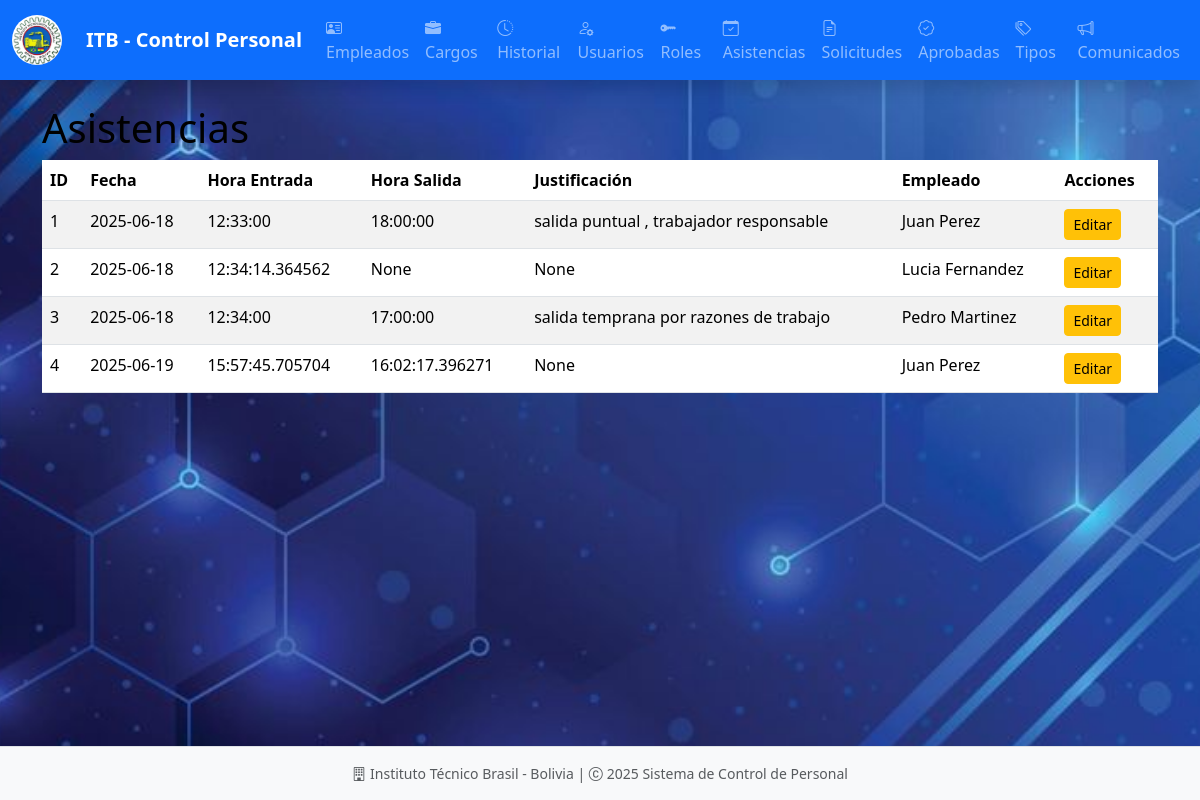
The page /asistencias/ on the database as committed earlier.
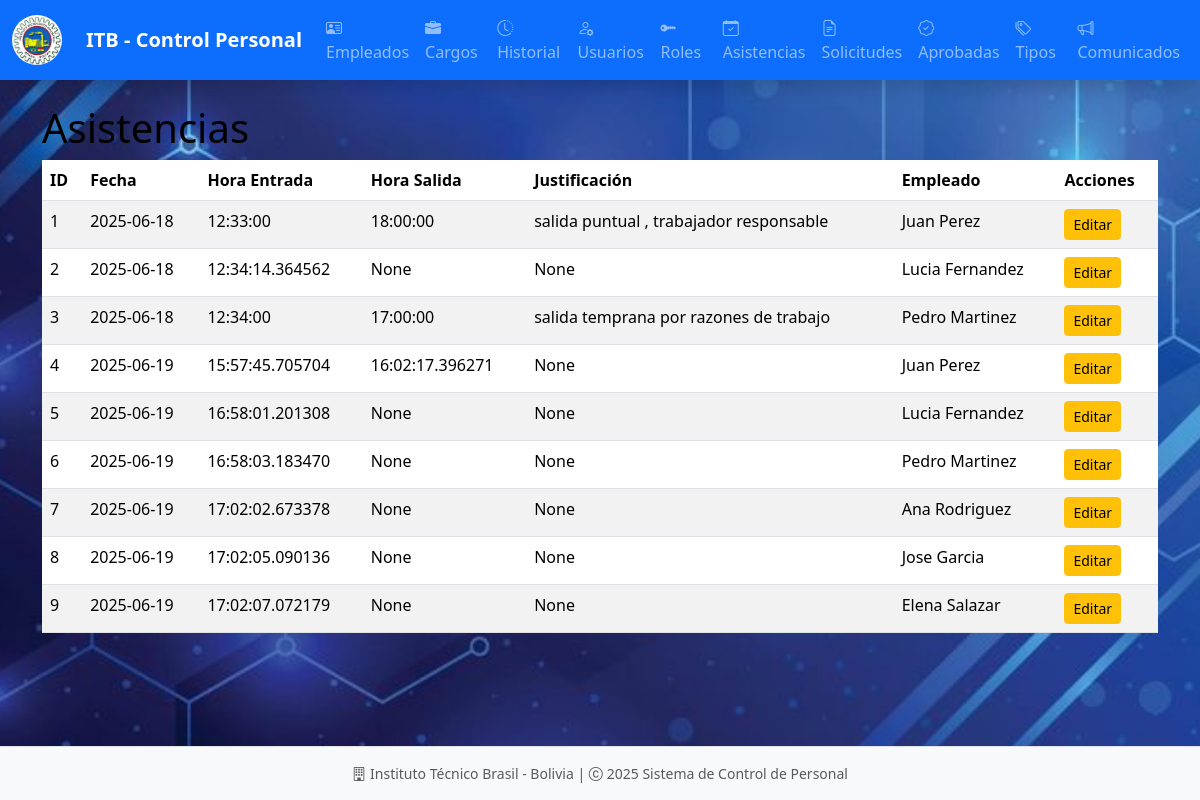
The same page on the database as committed later.
### models/asistencia_model.py (models this page shows, shortened)
class Asistencia(db.Model):
    __tablename__ = "asistencias"
    id = db.Column(db.Integer, primary_key=True)
    fecha = db.Column(db.Date, nullable=False, default=date.today)
    hora_entrada = db.Column(db.Time)
    hora_salida = db.Column(db.Time)
    justificacion = db.Column(db.Text)
    empleado_id = db.Column(db.Integer, db.ForeignKey('empleados.id'), nullable=False)
    empleado = db.relationship('Empleado', back_populates='asistencias')
    @staticmethod
    def get_all():
        return Asistencia.query.all()

### models/empleado_model.py (models this page shows, shortened)
class Empleado(db.Model):
    __tablename__ = "empleados"
    id = db.Column(db.Integer, primary_key=True)
    nombre = db.Column(db.String(255), nullable=False)
    apellido = db.Column(db.String(255), nullable=False)
    ci = db.Column(db.String(20), nullable=False, unique=True)
    email = db.Column(db.String(255), nullable=False, unique=True)
    telefono = db.Column(db.String(20), nullable=False)
    fecha = db.Column(db.DateTime, nullable=False, default=datetime.utcnow)
    cargo_id = db.Column(db.Integer, db.ForeignKey('cargos.id'), nullable=False)
    cargo = db.relationship('Cargo', back_populates='empleados')
    usuarios = db.relationship('Usuario', back_populates='empleado', uselist=False)
    asistencias = db.relationship('Asistencia', back_populates='empleado', cascade='all, delete-orphan')
    historial_laboral = db.relationship('Historial', back_populates='empleado', cascade='all, delete-orphan')
    licencias_aprobadas = db.relationship('LicenciaAprobada', back_populates='empleado', cascade='all, delete-orphan')
    solicitudes_licencia = db.relationship('SolicitudLicencia', back_populates='empleado', cascade='all, delete-orphan')
    def delete(self):
        db.session.delete(self)
        db.session.commit()

### controllers/asistencia_controller.py (the view)
@asistencia_bp.route('/')
def index():
    asistencias = Asistencia.get_all()
    return asistencia_view.list(asistencias)

### run.py (called while the page is built)
@app.context_processor
def inject_active_path():
    def is_active(path):
        return 'active' if request.path == path else ''
    return(dict(is_active = is_active))

### views/asistencia_view.py (called while the page is built)
def list(asistencias):
    return render_template('admin/asistencias/index.html', asistencias=asistencias)

### templates/admin/asistencias/index.html (shortened to what this page needs)
{% extends 'admin/base.html' %}
{% block content %}
<h1>Asistencias</h1>
<table class="table table-striped">
    <thead>
        <tr>
            <th>ID</th>
            <th>Fecha</th>
            <th>Hora Entrada</th>
            <th>Hora Salida</th>
            <th>Justificación</th>
            <th>Empleado</th>
            <th>Acciones</th>
        </tr>
    </thead>
    <tbody>
        {% for a in asistencias %}
        <tr>
            <td>{{ a.id }}</td>
            <td>{{ a.fecha }}</td>
            <td>{{ a.hora_entrada }}</td>
            <td>{{ a.hora_salida }}</td>
            <td>{{ a.justificacion }}</td>
            <td>{{ a.empleado.nombre }} {{ a.empleado.apellido }}</td>
            <td>
                <a href="{{ url_for('asistencia.edit', id=a.id) }}" class="btn btn-warning btn-sm">Editar</a>
            </td>
        </tr>
        {% endfor %}
    </tbody>
</table>
{% endblock %}

### templates/admin/base.html (shortened to what this page needs)
<!doctype html>
<html lang="es" data-bs-theme="light">
<head>
  <link href="https://cdn.jsdelivr.net/npm/bootstrap@5.3.3/dist/css/bootstrap.min.css" rel="stylesheet">
  <link rel="stylesheet" href="https://cdn.jsdelivr.net/npm/bootstrap-icons@1.11.3/font/bootstrap-icons.min.css">
  <link rel="stylesheet" href="{{ url_for('static', filename='style/style_admin.css') }}">
</head>
<body class="d-flex flex-column min-vh-100">
  <nav class="navbar navbar-expand-lg navbar-dark bg-primary shadow sticky-top">
    <div class="container-fluid">
      <a class="navbar-brand d-flex align-items-center gap-2" href="{{ url_for('admin.dashboard') }}">
        <div class="d-flex align-items-center gap-2">
          <img src="{{ url_for('static', filename='images/logo_itb.jpg') }}" class="rounded-circle" height="50" width="50">
        </div>
        <span class="fw-semibold fs-5 m-0 ms-3">ITB - Control Personal</span>
      </a>
      <div class="collapse navbar-collapse" id="navbarNav">
        <ul class="navbar-nav me-auto mb-2 mb-lg-0">
          <li class="nav-item"><a class="nav-link" href="{{ url_for('admin.empleados') }}"><i class="bi bi-person-vcard me-1"></i>Empleados</a></li>
          <li class="nav-item"><a class="nav-link" href="{{ url_for('admin.cargos') }}"><i class="bi bi-briefcase-fill me-1"></i>Cargos</a></li>
          <li class="nav-item"><a class="nav-link" href="{{ url_for('admin.historiales') }}"><i class="bi bi-clock-history me-1"></i>Historial</a></li>
          <li class="nav-item"><a class="nav-link" href="{{ url_for('admin.usuarios') }}"><i class="bi bi-person-gear me-1"></i>Usuarios</a></li>
          <li class="nav-item"><a class="nav-link" href="{{ url_for('admin.roles') }}"><i class="bi bi-key-fill me-1"></i>Roles</a></li>
          <li class="nav-item"><a class="nav-link" href="{{ url_for('admin.asistencias') }}"><i class="bi bi-calendar-check me-1"></i>Asistencias</a></li>
          <li class="nav-item"><a class="nav-link" href="{{ url_for('solicitud_licencia.index') }}"><i class="bi bi-file-earmark-text me-1"></i>Solicitudes</a></li>
          <li class="nav-item"><a class="nav-link" href="{{ url_for('licencia_aprobada.index') }}"><i class="bi bi-patch-check me-1"></i>Aprobadas</a></li>
          <li class="nav-item"><a class="nav-link" href="{{ url_for('tipo_licencia.index') }}"><i class="bi bi-tags me-1"></i>Tipos</a></li>
          <li class="nav-item"><a class="nav-link" href="{{ url_for('admin.comunicados') }}"><i class="bi bi-megaphone me-1"></i>Comunicados</a></li>
        </ul>
      </div>
    </div>
  </nav>
  <main class="container my-4 content-wrapper flex-grow-1">
    {% block content %}{% endblock %}
  </main>
  <footer class="bg-light border-top py-3 mt-auto">
    <div class="container text-center text-muted small">
      <i class="bi bi-building me-1"></i>Instituto Técnico Brasil - Bolivia | <i class="bi bi-c-circle me-1"></i>2025 Sistema de Control de Personal
    </div>
  </footer>
</body>
</html>

### static/style/style_admin.css (style rules this page uses)
:root { --primary-color: #0d6efd; --secondary-color: #6c757d; --success-color: #198754; --info-color: #0dcaf0; --warning-color: #ffc107; --danger-color: #dc3545; --light-color: #f8f9fa; --dark-color: #212529; }
body { font-family: 'Segoe UI', Tahoma, Geneva, Verdana, sans-serif; background-image: url('../images/background.jpg'); background-size: cover; background-repeat: no-repeat; background-attachment: fixed; background-position: center; color: #000000; }
.navbar { box-shadow: 0 2px 10px rgba(0, 0, 0, 0.1); }
.navbar-brand img { transition: transform 0.3s ease; height: 50px; width: 50px; object-fit: cover; border-radius: 50%; }
.content-wrapper { animation: fadeIn 0.5s ease-out; }

Rows that differ between the two databases and show on the page:
added Asistencia: id "5", fecha "2025-06-19", hora_entrada "16:58:01.201308", hora_salida "None", justificacion "None", empleado.nombre "Lucia", empleado.apellido "Fernandez"
added Asistencia: id "6", fecha "2025-06-19", hora_entrada "16:58:03.183470", hora_salida "None", justificacion "None", empleado.nombre "Pedro", empleado.apellido "Martinez"
added Asistencia: id "7", fecha "2025-06-19", hora_entrada "17:02:02.673378", hora_salida "None", justificacion "None", empleado.nombre "Ana", empleado.apellido "Rodriguez"
added Asistencia: id "8", fecha "2025-06-19", hora_entrada "17:02:05.090136", hora_salida "None", justificacion "None", empleado.nombre "Jose", empleado.apellido "Garcia"
added Asistencia: id "9", fecha "2025-06-19", hora_entrada "17:02:07.072179", hora_salida "None", justificacion "None", empleado.nombre "Elena", empleado.apellido "Salazar"
